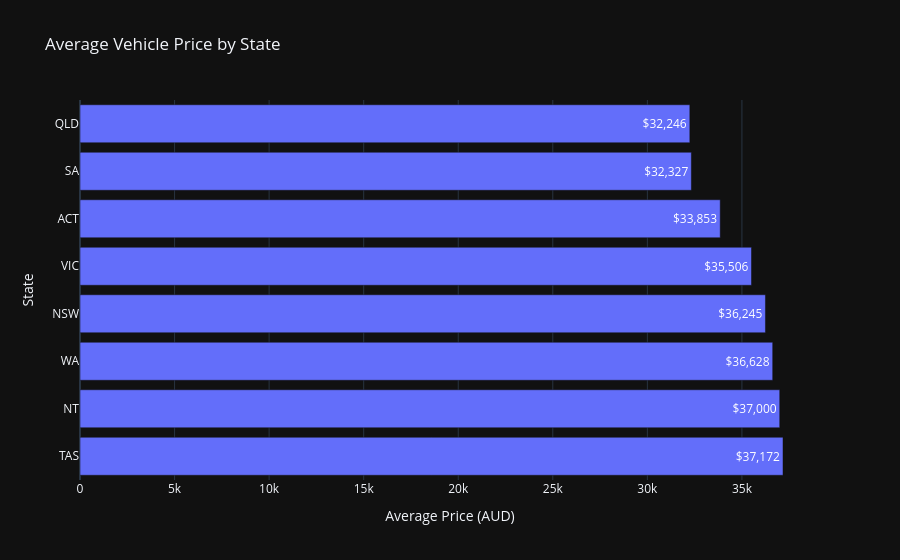

Notebook code cell kept with this figure:
### Code cell
fig = px.bar(
    avg_price_state,
    y='State',
    x='Price',
    title='Average Vehicle Price by State',
    orientation = 'h',
    labels={
        'State': 'State',
        'Price': 'Average Price (AUD)'
    },
    text_auto='$,.0f'
)

fig.show()

### Figure 1 — Plotly figure (JSON) as saved in the notebook; plotly's stock layout.template omitted (floating-point values rounded to 4 significant figures)
{"data": [{"hovertemplate": "Average Price (AUD)=%{x}<br>State=%{y}<extra></extra>", "legendgroup": "", "marker": {"color": "#636efa", "pattern": {"shape": ""}}, "name": "", "orientation": "h", "showlegend": false, "textposition": "auto", "texttemplate": "%{x:$,.0f}", "x": [37170.0, 37000.0, 36630.0, 36240.0, 35510.0, 33850.0, 32330.0, 32250.0], "xaxis": "x", "y": ["TAS", "NT", "WA", "NSW", "VIC", "ACT", "SA", "QLD"], "yaxis": "y", "type": "bar"}], "layout": {"xaxis": {"anchor": "y", "domain": [0.0, 1.0], "title": {"text": "Average Price (AUD)"}}, "yaxis": {"anchor": "x", "domain": [0.0, 1.0], "title": {"text": "State"}}, "legend": {"tracegroupgap": 0}, "title": {"text": "Average Vehicle Price by State"}, "barmode": "relative"}}
